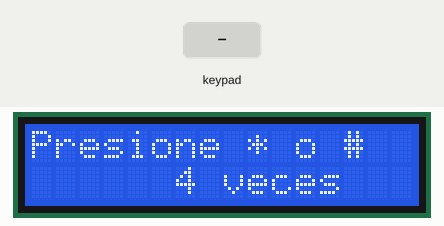
The sketch below on a simulated Arduino Uno, built with avr-gcc and run on an emulated ATmega328P. Shown: 16×2 character LCD. Inputs (shaded band) come from the test bench.

Above: at 1.2 s.
1.3 s: keypad keys * * * * # pressed 0.4 s apart
At 3.8 s:
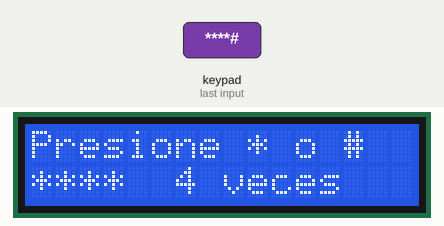
6.0 s: key '*' pressed
At 6.5 s:
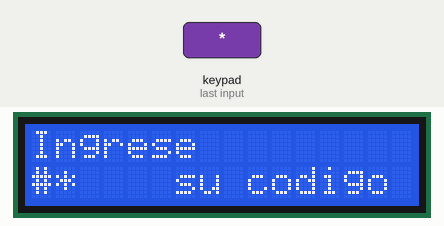
7.5 s: keypad keys * * * * * pressed 0.4 s apart
At 9.2 s:
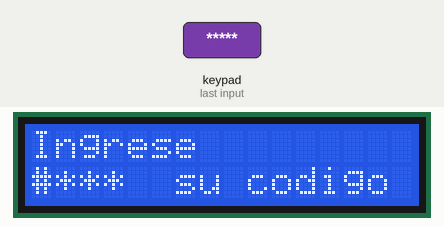
12.5 s: key '#' pressed
At 13.1 s:
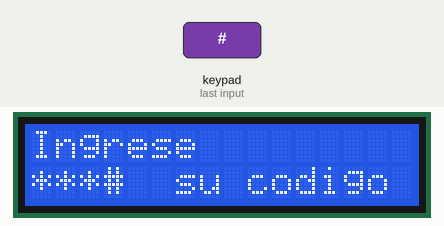
15.5 s: keypad keys 5 6 7 8 # pressed 0.4 s apart
At 17.1 s:
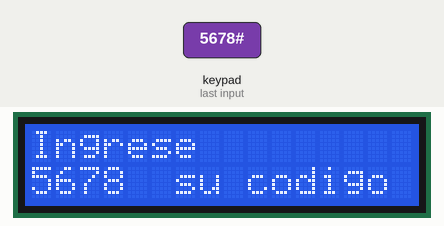
20.5 s: keypad keys * * * * pressed 0.4 s apart
At 21.6 s:
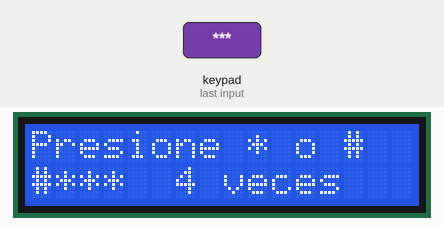
Timing chart, 0 to 23.5 s (numbered marks = the images above; inputs shaded):
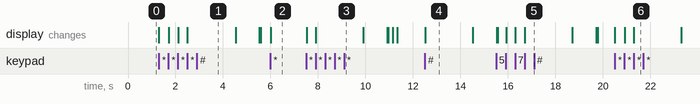

Measured:
- after the input at 1.3 s, the display: first changes at once (image 1 shows a later state)
- after the input at 6.0 s, the display: changes at once (image 2)
- after the input at 7.5 s, the display: first changes at once (image 3 shows a later state)
- after the input at 12.5 s, the display: changes at once (image 4)
- after the input at 20.5 s, the display: first changes at once (image 6 shows a later state)
- what the display in image 4 shows lasts 2.0 s, from 12.5 s to 14.5 s

The sketch:

PruevaPantallaKeyPad.ino
```cpp
// las librerias fueron descargadas del IDE de arduino pueden ser halladas como
//keypad by mark Stanley and Alexander Brevig
//LiquidCrystal_I2C by Frank de Brabander
#include <Keypad.h>
#include <Wire.h>
#include <LiquidCrystal_I2C.h>

#define Password_Lenght 5 //El largo de la contrasenia, aunque diga 5, en realidad son 4 cifras, la 5ta es un limite
int Paso;
int Paso1;
int Mensaje;
LiquidCrystal_I2C lcd(0x3F, 16, 2);
char Data[Password_Lenght]; // 4 es el numero que puede soportar, y 5 es el limite
char Master[Password_Lenght] = "1234";
char Salida[Password_Lenght] = "5678";
char Entrada[Password_Lenght] = "****";
char Chief[Password_Lenght] = "####";
byte data_count = 0, master_count = 0;
bool Pass_is_good;
char customKey;

const byte ROWS = 4;
const byte COLS = 3;
char keys[ROWS][COLS] = {
  {'2', '1', '3'},
  {'5', '4', '6'},
  {'8', '7', '9'},
  {'0', '*', '#'}
};

byte rowPins[ROWS] = {5, 0, 4, 13}; //conectar a los pines de las filas del keypad
byte colPins[COLS] = {15, 12, 16}; //conectar a los pines de las columnas del keypad

Keypad customKeypad( makeKeymap(keys), rowPins, colPins, ROWS, COLS); //inicializar una nueva instancia de un keypad

void setup()
{
  lcd.init();//iniciar la lcd
  lcd.backlight();
}

void loop()
{
  if(Mensaje<12)
  {
  lcd.setCursor(0, 0);
  lcd.print("Presione * o #");
  lcd.setCursor(6, 1);
  lcd.print("4 veces");
  }

  if(Mensaje>=12)
  {

        lcd.setCursor(0, 0);
        lcd.print("Ingrese");
        lcd.setCursor(6, 1);
        lcd.print("su codigo");
  }

  customKey = customKeypad.getKey();
  if (customKey == '*')
  {
    Paso = 1;
    Mensaje=Mensaje+3;
  }
  if (customKey == '#')
  {


    Paso = 2;
    Mensaje=Mensaje+3;
  }
  if (Paso == 1)
  {

      if (customKey) // se aasegura que una tecla es presionada, es igual a (customKey != NO_KEY)
    {
      Data[data_count] = customKey; // convierte el char en array
      lcd.setCursor(data_count, 1); // mueve el cursor para mostrar el nuevo char
      lcd.print(Data[data_count]); // que imprima el char en el cursor dicho
      data_count++; // incrementa en uno la cantidad de chars agregados y a su vez lleva una cuenta de los mismos
    }


    if (data_count == Password_Lenght - 1) // si la cantidad de chars ingresados son iguales a los designados arriba, comparar con el codigo maestro
    {
      delay(2000);
      if (!strcmp(Data, Master)) // igual a (strcmp(Data, Master) == 0)
      { lcd.clear();
        lcd.print("Good");
        Paso = 0;
        Mensaje=0;
      }
      else
      { lcd.clear();
        lcd.print("Bad");
      }

      if (!strcmp(Data, Entrada))
      {
        lcd.clear();
        lcd.setCursor(0, 0);
        lcd.print("Ingrese");
        lcd.setCursor(6, 1);
        lcd.print("su codigo");
      }


      delay(1000);// agregamos un segundo de espera para asegurarnos que la contrasenia es mostrada en pantalla
      lcd.clear();
      clearData();
    }
  }

  if (Paso == 2)
  {


      if (customKey) // se aasegura que una tecla es presionada, es igual a (customKey != NO_KEY)
    {
      Data[data_count] = customKey; // convierte el char en array
      lcd.setCursor(data_count, 1); // mueve el cursor para mostrar el nuevo char
      lcd.print(Data[data_count]); // que imprima el char en el cursor dicho
      data_count++; // incrementa en uno la cantidad de chars agregados y a su vez lleva una cuenta de los mismos
    }

    if (data_count == Password_Lenght - 1)
    {
      delay(2000);
      if (!strcmp(Data, Salida)) // igual a (strcmp(Data, Master) == 0)
      { lcd.clear();
        lcd.print("Good");
        Paso = 0;
        Mensaje=0;
      }
      else
      { lcd.clear();
        lcd.print("Bad");
      }

      if (!strcmp(Data, Chief))
      {
        lcd.clear();
        lcd.setCursor(0, 0);
        lcd.print("Ingrese");
        lcd.setCursor(6, 1);
        lcd.print("su codigo");
      }


      delay(1000);
      lcd.clear();
      clearData();
    }
  }
}


void clearData()
{
  while (data_count != 0)
  { // puede ser usado para cualquier tamanio de arrays
    Data[data_count--] = 0; //limpia el array para nueva data
  }
  return;
}
```
